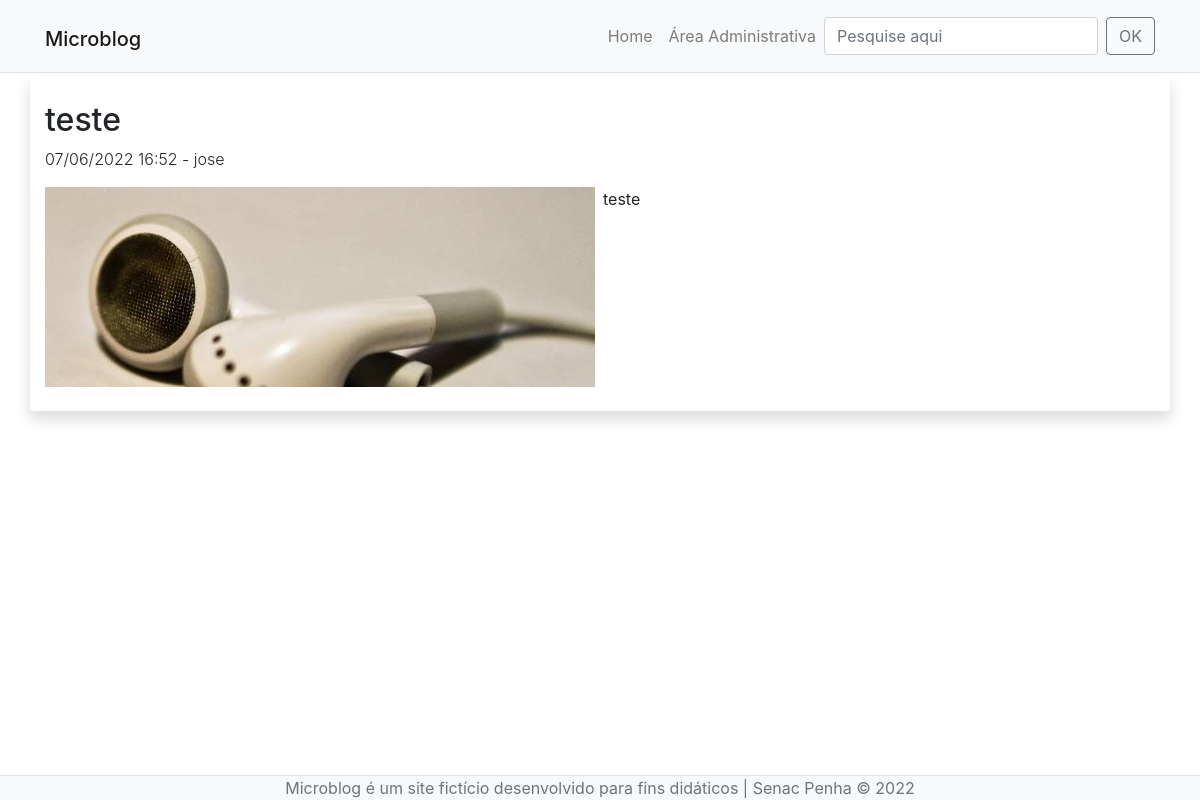
/post-detalhe.php?id=12, run on the app's committed database.
### tables this page shows
CREATE TABLE `posts` (
  `id` smallint(6) NOT NULL,
  `data` datetime NOT NULL DEFAULT current_timestamp(),
  `titulo` varchar(100) NOT NULL,
  `texto` text NOT NULL,
  `resumo` text NOT NULL,
  `imagem` varchar(40) NOT NULL,
  `usuario_id` smallint(6) NOT NULL
);

CREATE TABLE `usuarios` (
  `id` smallint(6) NOT NULL,
  `nome` varchar(45) NOT NULL,
  `email` varchar(40) NOT NULL,
  `senha` varchar(255) NOT NULL,
  `tipo` enum('admin','editor') NOT NULL
);

### inc/funcoes-posts.php (called while the page is built, shortened)
<?php
function formataData(string $data):string {
    return date("d/m/Y H:i", strtotime($data));
}
function lerDetalhes(mysqli $conexao, int $idPost):array {
    $sql = "SELECT posts.id, posts.titulo, posts.imagem, posts.data, posts.texto,
            usuarios.nome AS autor FROM posts INNER JOIN usuarios
            ON posts.usuario_id = usuarios.id WHERE posts.id = $idPost";
    $resultado = mysqli_query($conexao, $sql) or die(mysqli_error($conexao));
    return mysqli_fetch_assoc($resultado);
}

### post-detalhe.php (the view)
<?php
require "inc/funcoes-posts.php";
require "inc/cabecalho.php";
$idPost = filter_input(INPUT_GET, 'id', FILTER_SANITIZE_NUMBER_INT);
$post = lerDetalhes($conexao, $idPost);
?>
<div class="row">
	<article class="col-12 bg-white rounded shadow my-1 py-4">
		<h2> <?=$post['titulo']?> </h2>
		<p class="font-weight-light">
			<time>
				<?=formataData($post['data'])?>
			</time> - <span><?=$post['autor']?></span>
		</p>
		<img src="imagens/<?=$post['imagem']?>" alt="Imagem de destaque do post" class="float-left pr-2 img-fluid">
		<p><?=nl2br($post['texto'])?></p>
	</article>
</div>
<?php
require "inc/rodape.php";
?>

### css/style.css (style rules this page uses)
body { display: flex; min-height: 100vh; flex-direction: column; background-image: url(../imagens/textura.png); background-attachment: fixed; }

### data on the page
posts: titulo "teste", data "07/06/2022 16:52", usuario.nome "jose", imagem (picture), texto "teste"
